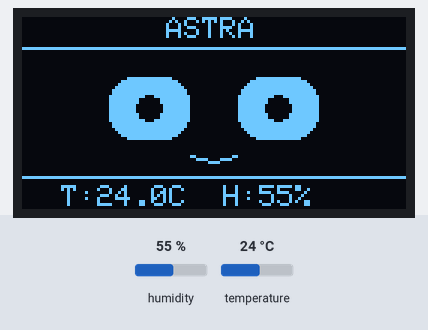
This program was run on a simulated ESP32. On the bench: 128×64 one-colour display. The inputs (shaded band) are chosen by the test bench; at power-on: humidity 55 %, temperature 24 °C. Storage starts empty; what the program prints to the serial monitor is not drawn.

Above: at 1.2 s.
1.3 s: humidity set to 22 %
At 6.0 s:
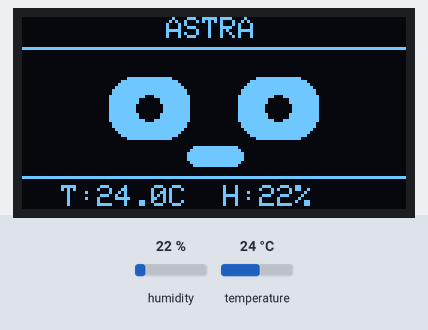
6.1 s: temperature set to 12 °C
At 9.74 s:
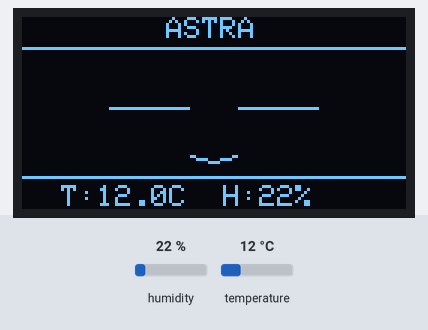
11.1 s: humidity set to 40 %
At 14.71 s:
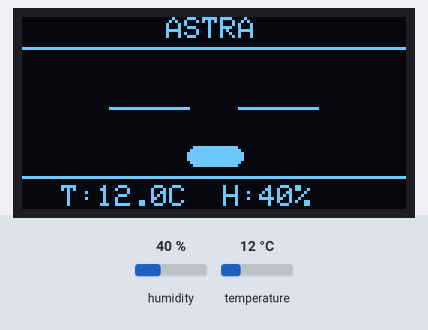
15.6 s: temperature set to 19 °C
At 17.5 s:
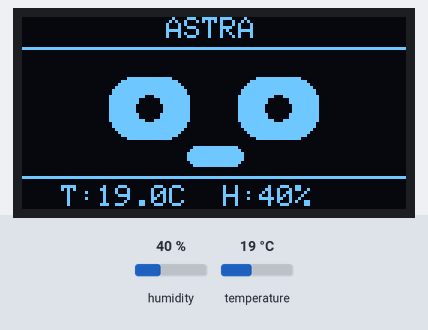
Timing chart, 0 to 18.7 s (numbered marks = the images above; inputs shaded):
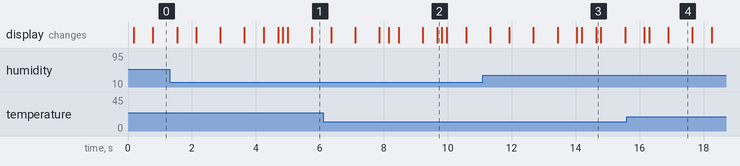

The program:

main.cpp
```cpp
#include <Adafruit_SSD1306.h>
#include <Arduino.h>
#include <DNSServer.h>
#include <DHT.h>
#include <LittleFS.h>
#include <WebServer.h>
#include <WiFi.h>
#include <Wire.h>

namespace {
constexpr char AP_SSID[] = "ASTRA-HEALTH";
constexpr char AP_PASSWORD[] = "astra-health";
constexpr uint8_t DHT_PIN = 4;
constexpr uint8_t I2C_SDA_PIN = 21;
constexpr uint8_t I2C_SCL_PIN = 22;
constexpr uint8_t DHT_TYPE = DHT11;
constexpr uint8_t OLED_ADDRESS = 0x3C;
constexpr uint32_t DNS_PORT = 53;
constexpr uint32_t SENSOR_POLL_MS = 2000;
constexpr uint32_t OLED_FRAME_MS = 150;

IPAddress apAddress(192, 168, 4, 1);
DNSServer dnsServer;
WebServer server(80);
DHT dht(DHT_PIN, DHT_TYPE);
Adafruit_SSD1306 display(128, 64, &Wire, -1);
bool displayReady = false;
float temperatureC = NAN;
float humidityPercent = NAN;
uint32_t lastSensorReadMs = 0;
uint32_t lastDisplayFrameMs = 0;

void addCorsHeaders() {
  server.sendHeader("Access-Control-Allow-Origin", "*");
  server.sendHeader("Access-Control-Allow-Methods", "GET, OPTIONS");
  server.sendHeader("Access-Control-Allow-Headers", "Content-Type");
}

void serveIndex() {
  File index = LittleFS.open("/index.html", "r");
  if (!index) {
    server.send(503, "text/plain", "Dashboard files are missing. Upload the LittleFS filesystem image.");
    return;
  }
  server.sendHeader("Cache-Control", "no-cache");
  server.streamFile(index, "text/html");
  index.close();
}

String contentTypeFor(const String& path) {
  if (path.endsWith(".html")) return "text/html";
  if (path.endsWith(".js")) return "application/javascript";
  if (path.endsWith(".css")) return "text/css";
  if (path.endsWith(".svg")) return "image/svg+xml";
  if (path.endsWith(".png")) return "image/png";
  if (path.endsWith(".ico")) return "image/x-icon";
  if (path.endsWith(".json")) return "application/json";
  if (path.endsWith(".woff2")) return "font/woff2";
  return "application/octet-stream";
}

void serveFileOrDashboard() {
  String path = server.uri();
  if (path.indexOf("..") >= 0) {
    server.send(400, "text/plain", "Invalid path");
    return;
  }

  if (LittleFS.exists(path)) {
    File file = LittleFS.open(path, "r");
    if (file) {
      server.streamFile(file, contentTypeFor(path));
      file.close();
      return;
    }
  }

  if (path.startsWith("/api/") || path.indexOf('.') >= 0) {
    server.send(404, "application/json", "{\"error\":\"Not found\"}");
    return;
  }
  serveIndex();
}

void updateDhtReadings() {
  const uint32_t now = millis();
  if (lastSensorReadMs != 0 && now - lastSensorReadMs < SENSOR_POLL_MS) return;

  const float nextTemperature = dht.readTemperature();
  const float nextHumidity = dht.readHumidity();
  temperatureC = nextTemperature;
  humidityPercent = nextHumidity;
  lastSensorReadMs = now;
}

void sendSensorData() {
  updateDhtReadings();

  String payload;
  payload.reserve(64);
  payload = "{\"t\":";
  payload += isnan(temperatureC) ? "null" : String(temperatureC, 1);
  payload += ",\"hum\":";
  payload += isnan(humidityPercent) ? "null" : String(humidityPercent, 1);
  payload += "}";

  addCorsHeaders();
  server.send(200, "application/json", payload);
}

void drawAssistantFrame() {
  if (!displayReady) return;
  const uint32_t now = millis();
  if (now - lastDisplayFrameMs < OLED_FRAME_MS) return;
  lastDisplayFrameMs = now;

  const uint32_t blinkPhase = now % 5000;
  const bool blink = blinkPhase >= 4600 && blinkPhase < 4740;
  const bool mouthOpen = (now / 700) % 2 == 0;

  display.clearDisplay();
  display.setTextSize(1);
  display.setTextColor(SSD1306_WHITE);
  display.setCursor(48, 0);
  display.print("ASTRA");
  display.drawFastHLine(0, 10, 128, SSD1306_WHITE);

  if (blink) {
    display.drawFastHLine(29, 30, 27, SSD1306_WHITE);
    display.drawFastHLine(72, 30, 27, SSD1306_WHITE);
  } else {
    display.fillRoundRect(29, 20, 27, 21, 8, SSD1306_WHITE);
    display.fillRoundRect(72, 20, 27, 21, 8, SSD1306_WHITE);
    display.fillCircle(42, 30, 4, SSD1306_BLACK);
    display.fillCircle(85, 30, 4, SSD1306_BLACK);
  }

  if (mouthOpen) {
    display.fillRoundRect(55, 43, 19, 7, 3, SSD1306_WHITE);
  } else {
    display.drawLine(56, 46, 63, 48, SSD1306_WHITE);
    display.drawLine(63, 48, 71, 46, SSD1306_WHITE);
  }

  display.drawFastHLine(0, 53, 128, SSD1306_WHITE);
  char status[24];
  if (isnan(temperatureC) || isnan(humidityPercent)) {
    snprintf(status, sizeof(status), "T: --.-C  H: --%%");
  } else {
    snprintf(status, sizeof(status), "T:%2.1fC  H:%2.0f%%", temperatureC, humidityPercent);
  }
  display.setCursor(13, 56);
  display.print(status);
  display.display();
}

void configureRoutes() {
  server.on("/", HTTP_GET, serveIndex);
  server.on("/api/data", HTTP_GET, sendSensorData);
  server.on("/api/data", HTTP_OPTIONS, []() {
    addCorsHeaders();
    server.send(204);
  });
  server.on("/generate_204", HTTP_GET, serveIndex);
  server.on("/gen_204", HTTP_GET, serveIndex);
  server.on("/hotspot-detect.html", HTTP_GET, serveIndex);
  server.on("/connecttest.txt", HTTP_GET, serveIndex);
  server.on("/ncsi.txt", HTTP_GET, serveIndex);
  server.onNotFound(serveFileOrDashboard);
}
}  // namespace

void setup() {
  Serial.begin(115200);
  dht.begin();
  Wire.begin(I2C_SDA_PIN, I2C_SCL_PIN);

  displayReady = display.begin(SSD1306_SWITCHCAPVCC, OLED_ADDRESS);
  if (displayReady) {
    display.clearDisplay();
    display.setTextColor(SSD1306_WHITE);
    display.setTextSize(1);
    display.setCursor(32, 27);
    display.print("ASTRA HEALTH");
    display.display();
    Serial.println("SSD1306 OLED ready at 0x3C on SDA=21, SCL=22.");
  } else {
    Serial.println("ERROR: SSD1306 OLED not found. Check I2C wiring and address 0x3C.");
  }

  if (!LittleFS.begin(true)) {
    Serial.println("ERROR: LittleFS could not be mounted.");
  }

  WiFi.mode(WIFI_AP);
  if (!WiFi.softAPConfig(apAddress, apAddress, IPAddress(255, 255, 255, 0))) {
    Serial.println("ERROR: Could not configure the ESP32 access point address.");
  }
  if (!WiFi.softAP(AP_SSID, AP_PASSWORD)) {
    Serial.println("ERROR: Could not start the ESP32 access point.");
  } else {
    Serial.printf("Wi-Fi: %s | password: %s | dashboard: http://%s/\n",
                  AP_SSID, AP_PASSWORD, WiFi.softAPIP().toString().c_str());
  }

  dnsServer.start(DNS_PORT, "*", apAddress);
  configureRoutes();
  server.begin();
  Serial.println("HTTP server and captive DNS are running.");
}

void loop() {
  dnsServer.processNextRequest();
  server.handleClient();
  updateDhtReadings();
  drawAssistantFrame();
  delay(2);
}
```

Measured:
- after the input at 15.6 s, the display: first differs from a run without the input after 0.69 s (image 4 shows a later state)
- what the display in image 4 shows lasts 0.8 s, from 16.9 s to 17.7 s
